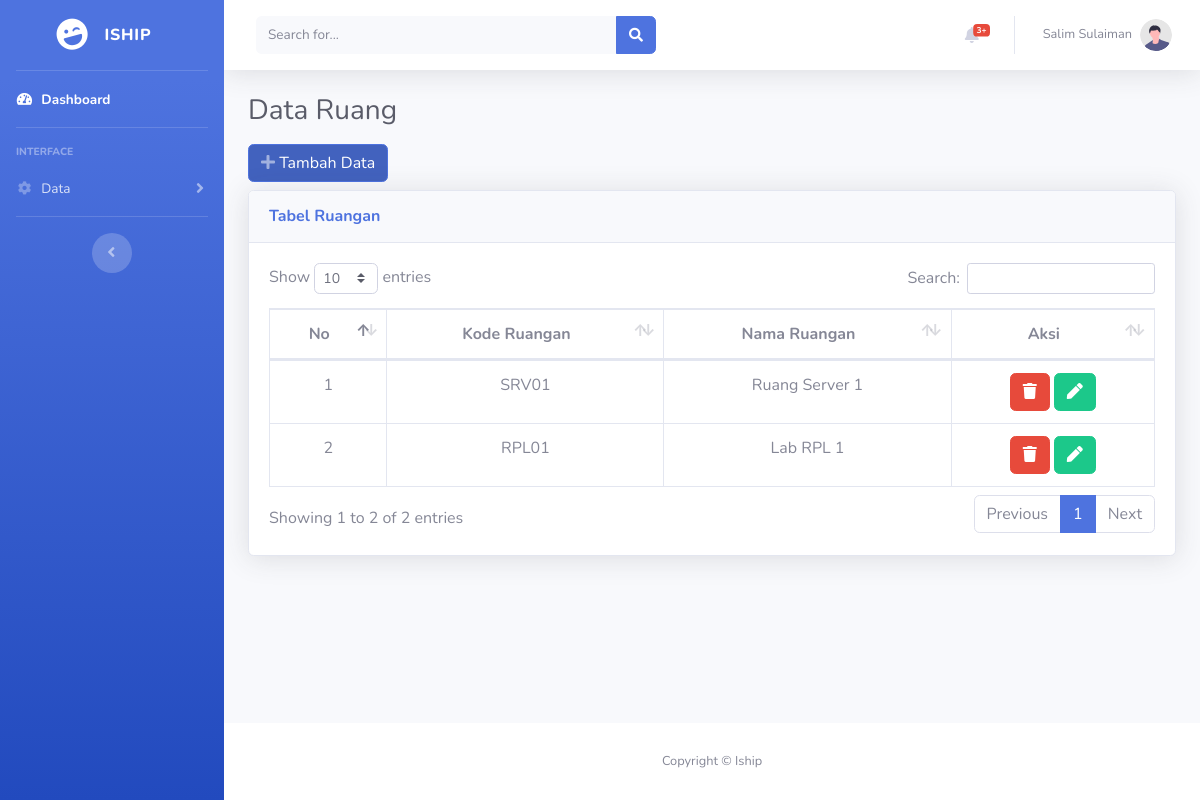
Page /ruang.php on the committed database.
### tables this page shows
CREATE TABLE `ruang` (
  `idRuang` int(11) NOT NULL,
  `kdRuang` varchar(6) NOT NULL,
  `nmRuang` varchar(50) NOT NULL
);

### ruang.php (the view, shortened to what this page needs)
<!DOCTYPE html>
<html lang="en">
<head>
    <link href="vendor/fontawesome-free/css/all.min.css" rel="stylesheet" type="text/css">
    <link href="css/sb-admin-2.min.css" rel="stylesheet">
    <link href="vendor/datatables/dataTables.bootstrap4.min.css" rel="stylesheet">
</head>
<body id="page-top">
    <div id="wrapper">
        <?php require "ui/sidebar.php" ?>
        <div id="content-wrapper" class="d-flex flex-column">
            <div id="content">
                <?php require "ui/navbar.php" ?>
                <div class="container-fluid">
                    <h1 class="h3 text-gray-800">Data Ruang</h1>
                    <button class="btn btn-primary btn-icon-split my-2" data-toggle="modal" data-target="#addRuang">
                        <span class="icon text-white-50">
                            <i class="fas fa-plus"></i>
                            <span class="text-white">Tambah Data</span>
                        </span>
                    </button>
                    <div class="card shadow mb-4">
                        <div class="card-header py-3">
                            <h6 class="m-0 font-weight-bold text-primary">Tabel Ruangan</h6>
                        </div>
                        <div class="card-body">
                            <div class="table-responsive">
                                <table class="table table-bordered" id="dataTable" width="100%" cellspacing="0">
                                    <thead class="text-center">
                                        <tr>
                                            <th>No</th>
                                            <th>Kode Ruangan</th>
                                            <th>Nama Ruangan</th>
                                            <th>Aksi</th>
                                        </tr>
                                    </thead>
                                    <tbody class="text-center">
                                        <?php
                                        require "config/config.php";
                                        $no = 1;
                                        $show = mysqli_query($con, "SELECT * FROM ruang");
                                        while ($a = mysqli_fetch_array($show)) {
                                            $idRuang = $a['idRuang'];
                                            $kdRuang = $a['kdRuang'];
                                            $nmRuang = $a['nmRuang'];
                                        ?>
                                            <tr>
                                                <td><?php echo $no++ ?></td>
                                                <td><?php echo $kdRuang ?></td>
                                                <td><?php echo $nmRuang ?></td>
                                                <td>
                                                    <button type="button" class="btn btn-danger" data-toggle="modal" data-target="#deleteRuang<?php echo $idRuang ?>"><i class="fas fa-trash"></i></button>
                                                    <button type="button" class="btn btn-success" data-toggle="modal" data-target="#editKategori<?php echo $idRuang ?>"><i class="fas fa-pen"></i></button>
                                                </td>
                                            </tr>
                                        <?php } ?>
                                    </tbody>
                                </table>
                            </div>
                        </div>
                    </div>
                </div>
            </div>
            <?php require "ui/footer.php" ?>
        </div>
    </div>
</body>
</html>

### rows in the picture
ruang: kdRuang "SRV01", nmRuang "Ruang Server 1"
ruang: kdRuang "RPL01", nmRuang "Lab RPL 1"
